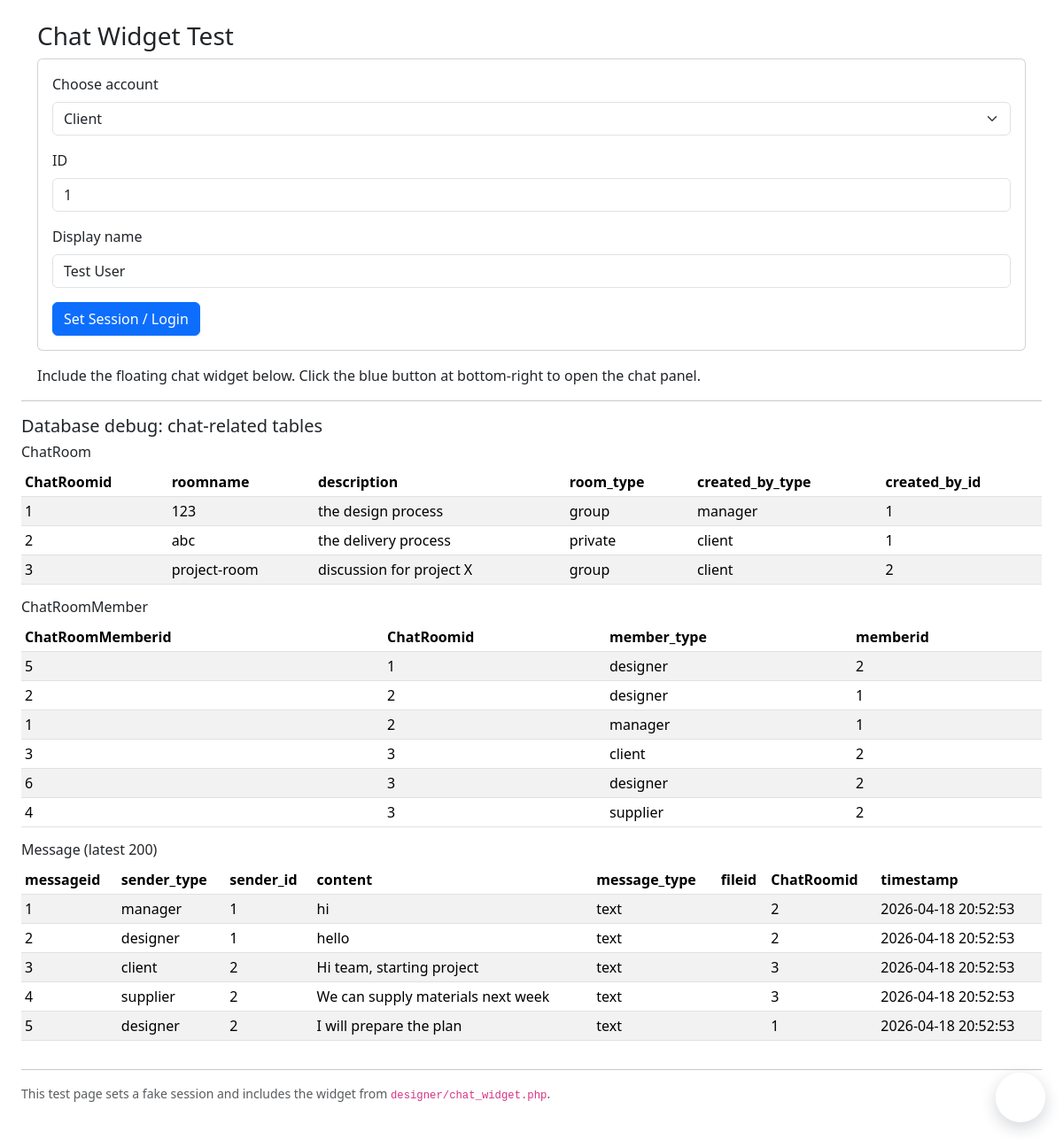
Page /Public/chat_widget_test.php on the committed database.
### tables this page shows
CREATE TABLE `ChatRoom` (
  `ChatRoomid` INT NOT NULL AUTO_INCREMENT,
  `roomname` VARCHAR(255) NOT NULL,
  `description` TEXT,
  `room_type` ENUM('private', 'group') NOT NULL DEFAULT 'group',
  `created_by_type` ENUM('client', 'designer', 'manager', 'Contractors', 'supplier') NOT NULL,
  `created_by_id` INT NOT NULL,
  PRIMARY KEY (`ChatRoomid`),
  KEY `idx_creator` (`created_by_type`, `created_by_id`)
);

CREATE TABLE `ChatRoomMember` (
  `ChatRoomMemberid` INT NOT NULL AUTO_INCREMENT,
  `ChatRoomid` INT NOT NULL,
  `member_type` ENUM('client', 'designer', 'manager', 'Contractors', 'supplier') NOT NULL,
  `memberid` INT NOT NULL,
  PRIMARY KEY (`ChatRoomMemberid`),
  UNIQUE KEY `unique_member` (`ChatRoomid`, `member_type`, `memberid`),
  KEY `idx_room` (`ChatRoomid`),
  KEY `idx_member` (`member_type`, `memberid`),
  CONSTRAINT `fk_chatroom` FOREIGN KEY (`ChatRoomid`) REFERENCES `ChatRoom` (`ChatRoomid`) ON DELETE CASCADE
);

CREATE TABLE `Message` (
  `messageid` int NOT NULL AUTO_INCREMENT,
  `sender_type` ENUM('client', 'designer','manager','Contractors','supplier','system') NOT NULL,
  `sender_id` int NOT NULL,
  `content` text  NOT NULL,
  `message_type` ENUM('text', 'image', 'file', 'design', 'order') DEFAULT 'text',
  `fileid` int NULL,
  `ChatRoomid` int NOT NULL,
  `timestamp` TIMESTAMP DEFAULT CURRENT_TIMESTAMP,
  PRIMARY KEY (`messageid`),
  KEY `idx_room` (`ChatRoomid`),
  KEY `idx_fileid` (`fileid`),
  KEY `idx_sender` (`sender_type`, `sender_id`),
  CONSTRAINT `fk_message_room` FOREIGN KEY (`ChatRoomid`) REFERENCES `ChatRoom` (`ChatRoomid`) ON DELETE CASCADE
);

### Public/chat_widget_test.php (the view, shortened to what this page needs)
?><!doctype html>
<html lang="en">
<head>
  <link href="https://cdn.jsdelivr.net/npm/bootstrap@5.3.2/dist/css/bootstrap.min.css" rel="stylesheet">
</head>
<body class="p-4">
  <div class="container">
    <h3>Chat Widget Test</h3>
    <?php if (!isset($_SESSION['user'])): ?>
      <div class="card mb-3">
        <div class="card-body">
          <form method="post">
            <div class="mb-3">
              <label class="form-label">Choose account</label>
              <select name="role" class="form-select">
                <option value="client">Client</option>
              </select>
            </div>
            <div class="mb-3">
              <label class="form-label">ID</label>
              <input name="id" type="number" class="form-control" value="1">
            </div>
            <div class="mb-3">
              <label class="form-label">Display name</label>
              <input name="name" type="text" class="form-control" value="Test User">
            </div>
            <button class="btn btn-primary">Set Session / Login</button>
          </form>
        </div>
      </div>
    <?php endif; ?>
    <p>Include the floating chat widget below. Click the blue button at bottom-right to open the chat panel.</p>
    <?php include __DIR__ . '/../Public/chat_widget.php'; ?>
    <hr>
    <h5>Database debug: chat-related tables</h5>
    <?php
      require_once __DIR__ . '/../config.php';
      function print_table($res) {
        echo '<div class="table-responsive"><table class="table table-sm table-striped"><thead><tr>';
        $fields = mysqli_fetch_fields($res);
        foreach ($fields as $f) echo '<th>' . htmlspecialchars($f->name) . '</th>';
        echo '</tr></thead><tbody>';
        mysqli_data_seek($res, 0);
        while ($row = mysqli_fetch_assoc($res)) {
          echo '<tr>';
          foreach ($row as $v) echo '<td>' . htmlspecialchars((string)$v) . '</td>';
          echo '</tr>';
        }
        echo '</tbody></table></div>';
      }
      $r = mysqli_query($mysqli, 'SELECT * FROM ChatRoom');
      echo '<h6>ChatRoom</h6>';
      if ($r && mysqli_num_rows($r)) print_table($r); else echo '<div class="small text-muted">No ChatRoom rows</div>';
      $rm = mysqli_query($mysqli, 'SELECT * FROM ChatRoomMember');
      echo '<h6>ChatRoomMember</h6>';
      if ($rm && mysqli_num_rows($rm)) print_table($rm); else echo '<div class="small text-muted">No ChatRoomMember rows</div>';
      $m = mysqli_query($mysqli, 'SELECT * FROM Message ORDER BY timestamp DESC LIMIT 200');
      echo '<h6>Message (latest 200)</h6>';
      if ($m && mysqli_num_rows($m)) print_table($m); else echo '<div class="small text-muted">No Message rows</div>';
    ?>
    <hr>
    <p class="small text-muted">This test page sets a fake session and includes the widget from <code>designer/chat_widget.php</code>.</p>
</body>
</html>

### css/chat.css (style rules this page uses)
:root { --chat-bg: #ffffff; --chat-muted: #6c757d; --chat-primary: #0b1b2b; --chat-accent: #4690ff; --chat-radius: 8px; --chat-gap: 8px; --chat-font: system-ui, -apple-system, "Segoe UI", Roboto, "Helvetica Neue", Arial; }

### rows in the picture
chatroom: v "1", roomname "123", description "the design process", room_type "group", created_by_type "manager"
chatroom: ChatRoomid "2", roomname "abc", description "the delivery process", room_type "private", created_by_type "client", created_by "1"
chatroom: ChatRoomid "3", roomname "project-room", description "discussion for project X", room_type "group", created_by_type "client", created_by "2"
chatroommember: ChatRoomMemberid "5", ChatRoomid "1", member_type "designer", memberid "2"
chatroommember: v "2", member_type "designer", memberid "1"
chatroommember: v "1", ChatRoomid "2", member_type "manager"
chatroommember: v "3", member_type "client", memberid "2"
chatroommember: ChatRoomMemberid "6", ChatRoomid "3", member_type "designer", memberid "2"
chatroommember: ChatRoomMemberid "4", ChatRoomid "3", member_type "supplier", memberid "2"
message: v "1", sender_type "manager", content "hi", message_type "text", ChatRoomid "2", timestamp "2026-04-18 20:52:53"
message: v "2", sender_type "designer", sender "1", content "hello", message_type "text", timestamp "2026-04-18 20:52:53"
message: v "3", sender_type "client", sender "2", content "Hi team, starting project", message_type "text", timestamp "2026-04-18 20:52:53"
message: messageid "4", sender_type "supplier", sender "2", content "We can supply materials next week", message_type "text", ChatRoomid "3", timestamp "2026-04-18 20:52:53"
message: messageid "5", sender_type "designer", sender "2", content "I will prepare the plan", message_type "text", ChatRoomid "1", timestamp "2026-04-18 20:52:53"

### other values in the picture
$f->name "ChatRoomid"
$f->name "roomname"
$f->name "description"
$f->name "room_type"
$f->name "created_by_type"
$f->name "created_by_id"
$f->name "ChatRoomMemberid"
$f->name "member_type"
$f->name "memberid"
$f->name "messageid"
$f->name "sender_type"
$f->name "sender_id"
$f->name "content"
$f->name "message_type"
$f->name "fileid"
